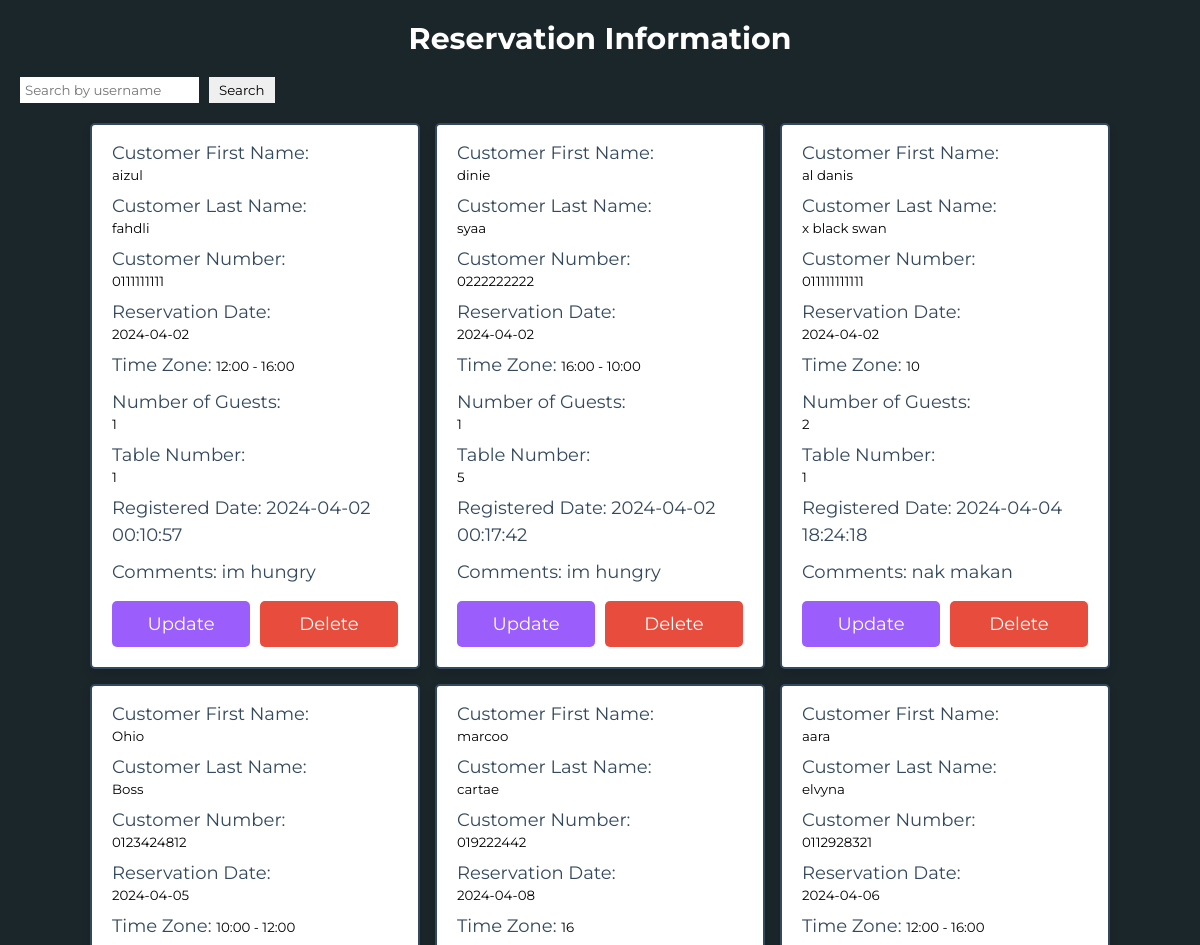
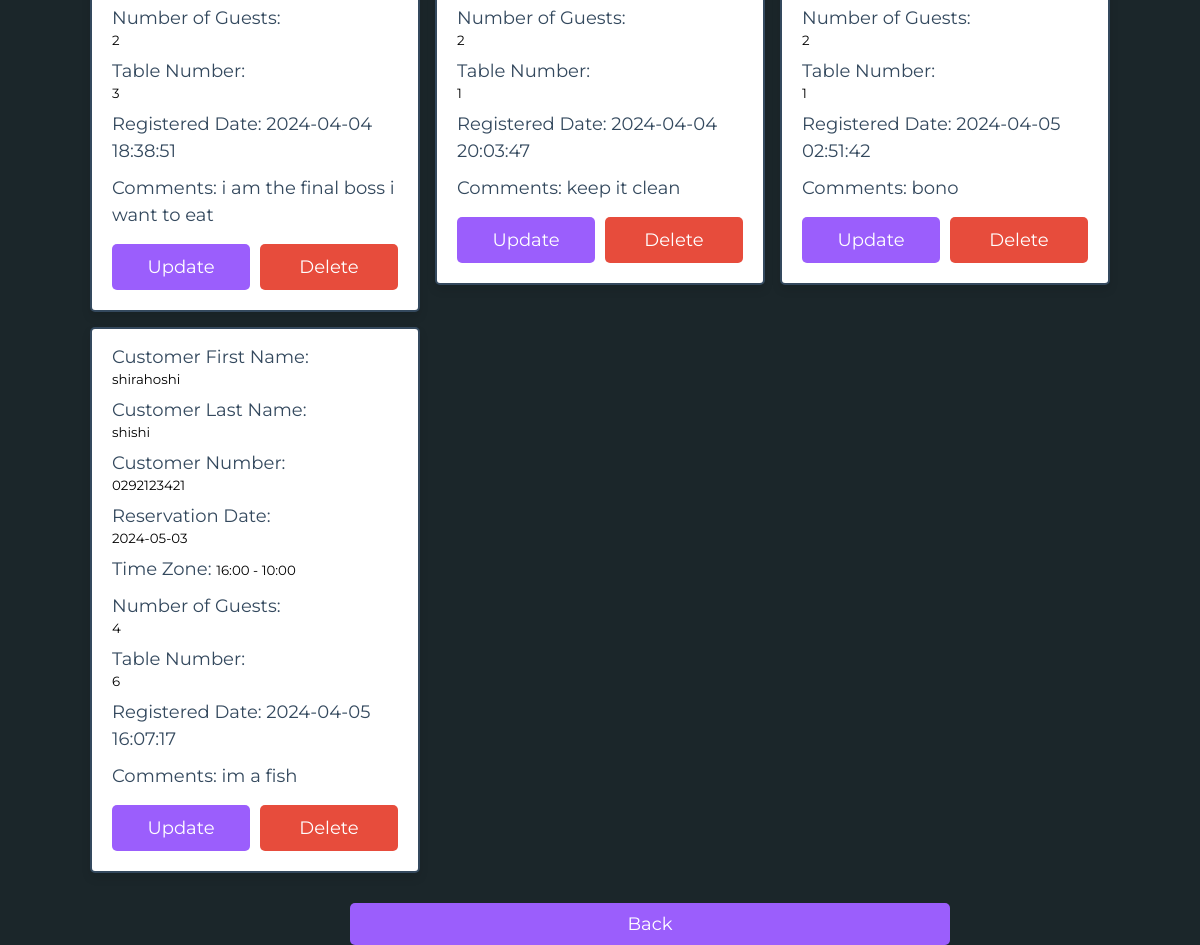
The page /seebookings.php (signed in) on the database its author committed (2 pictures, top to bottom).
### tables this page shows
CREATE TABLE `reservation` (
  `reserv_id` int(11) NOT NULL,
  `f_name` varchar(50) NOT NULL,
  `l_name` varchar(50) NOT NULL,
  `num_guests` int(11) NOT NULL,
  `num_tables` int(11) NOT NULL,
  `rdate` date NOT NULL,
  `time_zone` text NOT NULL,
  `telephone` text NOT NULL,
  `comment` mediumtext NOT NULL,
  `reg_date` timestamp NOT NULL DEFAULT current_timestamp() ON UPDATE current_timestamp(),
  `user_fk` int(11) NOT NULL,
  `table_number` int(11) NOT NULL
);

### seebookings.php (the view, shortened to what this page needs)
<?php
include 'header.php';
if (isset($_POST['search'])) {
    $search_term = '%' . $_POST['search_term'] . '%';
    $search_query = $connect->prepare("SELECT * FROM `reservation` WHERE f_name LIKE ? OR l_name LIKE ?");
    $search_query->bind_param("ss", $search_term, $search_term);
    $search_query->execute();
    $result = $search_query->get_result();
} else {
    $select_reservations = $connect->prepare("SELECT * FROM `reservation`");
    $select_reservations->execute();
    $result = $select_reservations->get_result();
}
?>
<!DOCTYPE html>
<html lang="en">
<head>
    <link rel="stylesheet" href="https://cdnjs.cloudflare.com/ajax/libs/font-awesome/6.1.1/css/all.min.css">
    <link rel="stylesheet" href="admin_style.css">
</head>
<body>
    <section class="reservation-info">
        <h1 class="heading">Reservation Information</h1>
        <form action="" method="POST" class="search-form">
            <input type="text" name="search_term" placeholder="Search by username" value="<?= $_POST['search'] ?? ''; ?>">
            <button type="submit" name="search">Search</button>
        </form>
        <div class="box-container">
            <?php
            if ($result->num_rows > 0) {
                while ($fetch_reservation = $result->fetch_assoc()) {
            ?>
                    <div class="box">
                        <form action="" method="POST">
                            <p>Customer First Name: <input type="text" name="f_name" value="<?= $fetch_reservation['f_name']; ?>"></p>
                            <p>Customer Last Name: <input type="text" name="l_name" value="<?= $fetch_reservation['l_name']; ?>"></p>
                            <p>Customer Number: <input type="text" name="telephone" value="<?= $fetch_reservation['telephone']; ?>"></p>
                            <p>Reservation Date: <input type="text" name="rdate" value="<?= $fetch_reservation['rdate']; ?>"></p>
                            <p>Time Zone: <input type="text" name="time_zone" value="<?= $fetch_reservation['time_zone']; ?>"></p>
                            <p>Number of Guests: <input type="text" name="num_guests" value="<?= $fetch_reservation['num_guests']; ?>"></p>
                            <p>Table Number: <input type="text" name="table_number" value="<?= $fetch_reservation['table_number']; ?>"></p>
                            <p>Registered Date: <?= $fetch_reservation['reg_date']; ?></p>
                            <p>Comments: <?= $fetch_reservation['comment']; ?></p>
                            <div class="flex-btn">
                                <input type="submit" value="Update" class="btn" name="update_info">
                                <a href="seebookings.php?delete=<?= $fetch_reservation['reserv_id']; ?>" class="delete-btn" onclick="return confirm('Delete this boking?');">delete</a>
                            </div>
                        </form>
                    </div>
            <?php
                }
            } else {
                echo '<p class="empty">No reservations found!</p>';
            }
            ?>
        </div>
    </section>
    <div class="back-button">
        <a href="adminDashboard.php" class="btn">Back</a>
    </div>
</body>
</html>

### header.php (shortened to what this page needs)
<html>
    <head>
    </head>
    <body>
    </body>
</html>

### admin_style.css (style rules this page uses)
:root { --main-color:#9b5efc; --red:#e74c3c; --orange:#f39c12; --black:#34495e; --white:#fff; --light-bg:#f5f5f5; --light-color:#999; --border:.2rem solid var(--black); --box-shadow:0 .5rem 1rem rgba(0,0,0,.1); }
* { font-family: 'Montserrat', sans-serif; margin:0; padding:0; box-sizing: border-box; text-decoration: none; outline: none; border:none; }
html { font-size: 62.5%; overflow-x: hidden; }
body { background-color: rgba(27,38,42,255); }
section { max-width: 1200px; margin:0 auto; padding:2rem; }
.btn, .delete-btn, .option-btn { display: block; margin-top: 1rem; border-radius: .5rem; cursor: pointer; width: 100%; font-size: 1.8rem; color:var(--white); padding:1.2rem 3rem; text-transform: capitalize; text-align: center; }
.btn { background-color: var(--main-color); }
.delete-btn { background-color: var(--red); }
.flex-btn { display: flex; gap:1rem; }
.heading { text-align: center; margin-bottom: 2rem; text-transform: capitalize; color:var(--white); font-size: 3rem; }
.reservation-info .box-container { display: grid; grid-template-columns: repeat(auto-fit, 33rem); gap:1.5rem; justify-content: center; align-items: flex-start; }
.reservation-info .box-container .box { background-color: var(--white); border-radius: .5rem; box-shadow: var(--box-shadow); border:var(--border); padding:2rem; padding-top: 1rem; }
.reservation-info .box-container .box p { padding: .5rem 0; line-height: 1.5; font-size: 1.8rem; color:var(--black); }
.back-button .btn { padding: 10px 10px; margin-left: 350px; width: 50%; display: flex; align-items: center; justify-content: center; }
.search-form { width: 100%; display: flex; margin-bottom: 20px; }
.search-form input[type="text"] { margin-right: 10px; padding: 5px; }
.search-form button { padding: 5px 10px; }

### rows shown on the page
reservation: f_name "aizul", l_name "fahdli", telephone "0111111111", rdate "2024-04-02", time_zone "12:00 - 16:00", num_guests "1", table_number "1", reg_date "2024-04-02 00:10:57", comment "im hungry"
reservation: f_name "dinie", l_name "syaa", telephone "0222222222", rdate "2024-04-02", time_zone "16:00 - 10:00", num_guests "1", table_number "5", reg_date "2024-04-02 00:17:42", comment "im hungry"
reservation: f_name "al danis", l_name "x black swan", telephone "011111111111", rdate "2024-04-02", time_zone "10", num_guests "2", table_number "1", reg_date "2024-04-04 18:24:18", comment "nak makan"
reservation: f_name "Ohio", l_name "Boss", telephone "0123424812", rdate "2024-04-05", time_zone "10:00 - 12:00", num_guests "2", table_number "3", reg_date "2024-04-04 18:38:51", comment "i am the final boss i want to eat"
reservation: f_name "marcoo", l_name "cartae", telephone "019222442", rdate "2024-04-08", time_zone "16", num_guests "2", table_number "1", reg_date "2024-04-04 20:03:47", comment "keep it clean"
reservation: f_name "aara", l_name "elvyna", telephone "0112928321", rdate "2024-04-06", time_zone "12:00 - 16:00", num_guests "2", table_number "1", reg_date "2024-04-05 02:51:42", comment "bono"
reservation: f_name "shirahoshi", l_name "shishi", telephone "0292123421", rdate "2024-05-03", time_zone "16:00 - 10:00", num_guests "4", table_number "6", reg_date "2024-04-05 16:07:17", comment "im a fish"
